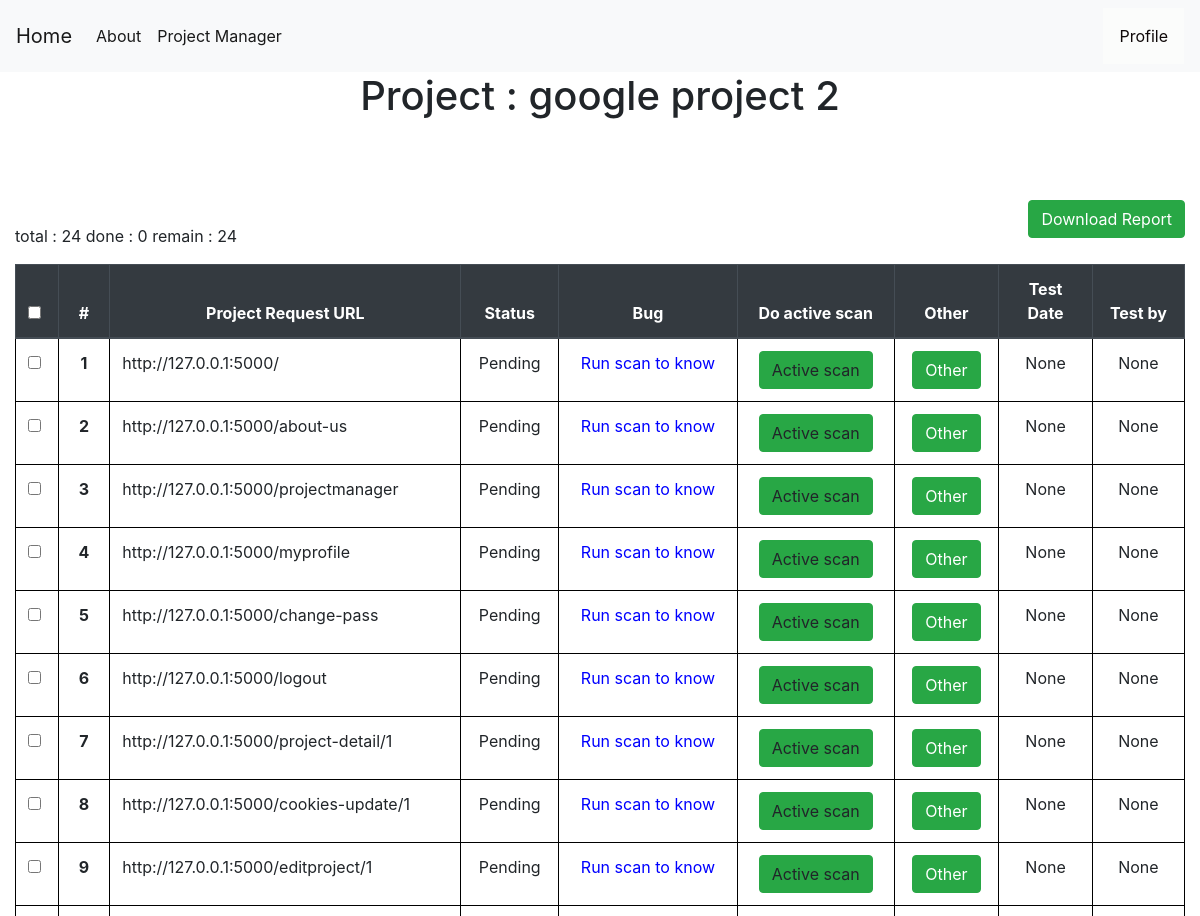
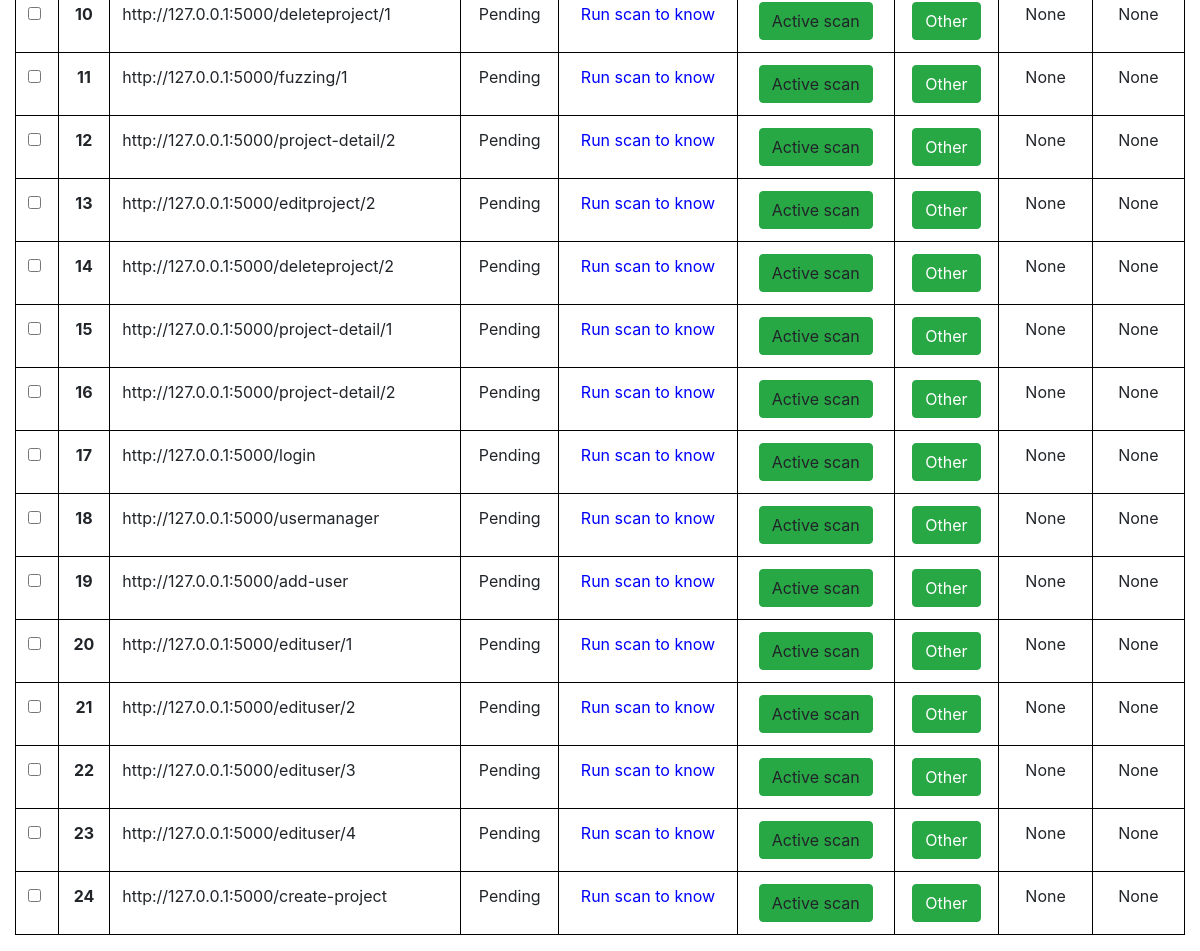
/project-detail/1 (signed in), run on the app's committed database (2 pictures, top to bottom).
### tables this page shows
CREATE TABLE projects (
    projectid INTEGER PRIMARY KEY AUTOINCREMENT,
    projectname TEXT NOT NULL,
    startdate date NOT NULL,
    enddate date,
    vunls int,
    target text not null,
    securitylevel TEXT,
    manager TEXT ,
    pentester TEXT ,
    status TEXT NOT NULL,
    create_by INTEGER ,
    isspider INTEGER,
    isfuzzing INTEGER,
    login INTEGER NOT NULL,
    isconfig INTEGER NOT NULL DEFAULT 0,
    FOREIGN KEY (pentester) REFERENCES users(userid) ON DELETE CASCADE
    FOREIGN KEY (manager) REFERENCES users(userid) ON DELETE CASCADE
    FOREIGN KEY (create_by) REFERENCES users(userid) ON DELETE CASCADE
);

CREATE TABLE requests (
    requestid INTEGER PRIMARY KEY AUTOINCREMENT,
    projectid INTEGER NOT NULL,
    requesturl TEXT NOT NULL,
    status TEXT NOT NULL,
    bug TEXT,
    isscan INTEGER ,
    pentester TEXT ,
    testdate DATE,
    FOREIGN KEY (pentester) REFERENCES users(userid) ON DELETE CASCADE
    FOREIGN KEY (projectid) REFERENCES projects(projectid) ON DELETE CASCADE
);

### app.py (the view)
@app.route('/project-detail/<int:id>', methods=('GET', 'POST'))
def project_detail(id):
    msg = ''
    conn = get_db_connection()
    if session["userid"] == None:
        return redirect(url_for('login'))
    currentuser = get_current_user()
    project = conn.execute('SELECT * FROM projects WHERE projectid = ?',(id,)).fetchone()
    if currentuser["username"] != project["pentester"]:
        if currentuser["username"] == project["manager"]:
            print("")
        else:
            return render_template('403.html',)
    conn = get_db_connection()
    users = conn.execute('SELECT * FROM users',).fetchall()
    havebugs = conn.execute('SELECT * FROM requests,bugs WHERE requests.requestid = bugs.requestid AND projectid = ? AND bugs.requestid in (SELECT requestid FROM bugs) GROUP BY bugs.requestid',(id,)).fetchall()
    requests = conn.execute('SELECT * FROM requests WHERE projectid = ?',(id,)).fetchall()
    total = conn.execute('SELECT count(requestid) FROM requests WHERE projectid = ?',(id,)).fetchone()
    totalrequest = total["count(requestid)"]
    done = conn.execute('SELECT count(requestid) FROM requests WHERE status = ? AND projectid = ?',("Done",id,)).fetchone()
    donerequest = done["count(requestid)"]
    remain = total["count(requestid)"] - done["count(requestid)"]
    if remain == 0 and totalrequest != 0:
        updateprj = conn.execute('UPDATE projects SET status = ?,enddate= ? WHERE projectid = ?',("Done",datetime.today().strftime('%Y-%m-%d'),id,))
    conn.commit()
    conn.close()
    return render_template('project_detail.html',currentuser=currentuser,havebugs=havebugs,users=users,project=project,totalrequest=totalrequest,donerequest=donerequest,remain=remain,requests=requests,msg=msg)

### app.py (called while the page is built)
def get_db_connection():
    conn = sqlite3.connect('database.db')
    conn.row_factory = sqlite3.Row
    return conn

def get_current_user():
    userid = session["userid"]
    conn = get_db_connection()
    user = conn.execute('SELECT * FROM users WHERE userid = ?',(userid,)).fetchone()
    conn.commit()
    conn.close()
    return user

### templates/project_detail.html (shortened to what this page needs)
{% extends 'base.html' %}
{% block content %}
    <center><h1>{% block title %} Project : {{project.projectname}}  {% endblock %}</h1></center>
    <link rel= "stylesheet" type= "text/css" href= "{{ url_for('static',filename='css/showuser.css') }}">
    <link rel= "stylesheet" type= "text/css" href= "{{ url_for('static',filename='css/loading.css') }}">
  <center>
    <a href="{{ url_for('download_report',id= project.projectid)}}" class="btn btn-success" style="float: right;" role="button" aria-pressed="true">Download Report</a>
</center></br>
<div>
  total : {{totalrequest}}
  done : {{donerequest}}
  remain : {{remain}}
</div>
<div>
    <table class="table" style="width:100%">
        <thead class="thead-dark" style="width:100%">
          <tr>
            <th>
            <input name="select-all" id="select-all" type="checkbox" value="" aria-label="" onClick="toggle(this)">
            </th>
            <th style="text-align: center" scope="col">#</th>
            <th style="text-align: center" cope="col">Project Request URL</th>
            <th style="text-align: center" scope="col">Status</th>
            <th style="text-align: center" scope="col">Bug</th>
            <th style="text-align: center" scope="col">Do active scan</th>
            <th style="text-align: center" scope="col">Other</th>
            <th style="text-align: center;width: 8%;" scope="col">Test Date</th>
            <th style="text-align: center" scope="col">Test by</th>
          </tr>
        </thead>
        <tbody>
        {% for request in requests %}
          <tr>
            <th>
              <input type="checkbox" id="checkboxNoLabel" value="request.requestid" aria-label="">
            </th>
            <th style="text-align: center" class="counterCell"></th>
            <td >{{ request.requesturl }}</td>
            <td style="text-align: center" >{{ request.status }}</td>
            {% if request.isscan == 1 %}
              {% if request.bug == "Bug Found"%}
            <th style="color:red;text-align: center;"scope="row"><a style="color:red" href="{{ url_for('bug_detail',id= request.requestid) }} ">{{ request.bug }}!</a></th>
              {%else%}
              <th style="text-align: center" style="color: red"scope="row"><a style="color:green">Safe</a></th>
              {% endif %}
            {% elif request.isscan != 1%}
              <td style="text-align: center"><a style="color:blue">Run scan to know</a></td>
            {% endif %}
            {% if request.isscan != 1 %}
            <td style="text-align: center" >
              <span style="float:center;">
              <a onclick="loadScreen({{request.requestid}})"class="btn btn-success">Active scan</a>
              </span>
            </td>
            {% else %}
            <td style="text-align: center" >
              <span style="float:center;">
              Had been scanned
              </span>
            </td>
            {% endif %}
            <td style="text-align: center" class="align-middle" >
              <div style="float:center;" class="dropdown">
                <button class="btn btn-success" class="dropbtn">Other</button>
              </div>
            </td>
            <td style="text-align: center">{{ request.testdate }}</td>
            <td style="text-align: center">{{ request.pentester }}</td>
          {% endfor %}
        </tbody>
      </table>
    </div>
{% endblock %}

### static/css/style.css (style rules this page uses)
table, th, td { border: 1px solid black; }
body { min-height: 100vh; height: 100%; margin: 0; z-index: 10; display: grid; grid-template-rows: auto 1fr auto; }
body { display: flex; flex-direction: column; }
.dropdown { position: relative; display: inline-block; }

### static/css/showuser.css (style rules this page uses)
table { counter-reset: tableCount; }
.counterCell:before { content: counter(tableCount); counter-increment: tableCount; }

### data on the page
projects: projectname "google project 2"
requests: requesturl "http://127.0.0.1:5000/", status "Pending", isscan "Run scan to know", testdate "None", pentester "None"
requests: requesturl "http://127.0.0.1:5000/about-us", status "Pending", isscan "Run scan to know", testdate "None", pentester "None"
requests: requesturl "http://127.0.0.1:5000/projectmanager", status "Pending", isscan "Run scan to know", testdate "None", pentester "None"
requests: requesturl "http://127.0.0.1:5000/myprofile", status "Pending", isscan "Run scan to know", testdate "None", pentester "None"
requests: requesturl "http://127.0.0.1:5000/change-pass", status "Pending", isscan "Run scan to know", testdate "None", pentester "None"
requests: requesturl "http://127.0.0.1:5000/logout", status "Pending", isscan "Run scan to know", testdate "None", pentester "None"
requests: requesturl "http://127.0.0.1:5000/project-detail/1", status "Pending", isscan "Run scan to know", testdate "None", pentester "None"
requests: requesturl "http://127.0.0.1:5000/cookies-update/1", status "Pending", isscan "Run scan to know", testdate "None", pentester "None"
requests: requesturl "http://127.0.0.1:5000/editproject/1", status "Pending", isscan "Run scan to know", testdate "None", pentester "None"
requests: requesturl "http://127.0.0.1:5000/deleteproject/1", status "Pending", isscan "Run scan to know", testdate "None", pentester "None"
requests: requesturl "http://127.0.0.1:5000/fuzzing/1", status "Pending", isscan "Run scan to know", testdate "None", pentester "None"
requests: requesturl "http://127.0.0.1:5000/project-detail/2", status "Pending", isscan "Run scan to know", testdate "None", pentester "None"
requests: requesturl "http://127.0.0.1:5000/editproject/2", status "Pending", isscan "Run scan to know", testdate "None", pentester "None"
requests: requesturl "http://127.0.0.1:5000/deleteproject/2", status "Pending", isscan "Run scan to know", testdate "None", pentester "None"
requests: requesturl "http://127.0.0.1:5000/project-detail/1", status "Pending", isscan "Run scan to know", testdate "None", pentester "None"
requests: requesturl "http://127.0.0.1:5000/project-detail/2", status "Pending", isscan "Run scan to know", testdate "None", pentester "None"
requests: requesturl "http://127.0.0.1:5000/login", status "Pending", isscan "Run scan to know", testdate "None", pentester "None"
requests: requesturl "http://127.0.0.1:5000/usermanager", status "Pending", isscan "Run scan to know", testdate "None", pentester "None"
requests: requesturl "http://127.0.0.1:5000/add-user", status "Pending", isscan "Run scan to know", testdate "None", pentester "None"
requests: requesturl "http://127.0.0.1:5000/edituser/1", status "Pending", isscan "Run scan to know", testdate "None", pentester "None"
requests: requesturl "http://127.0.0.1:5000/edituser/2", status "Pending", isscan "Run scan to know", testdate "None", pentester "None"
requests: requesturl "http://127.0.0.1:5000/edituser/3", status "Pending", isscan "Run scan to know", testdate "None", pentester "None"
requests: requesturl "http://127.0.0.1:5000/edituser/4", status "Pending", isscan "Run scan to know", testdate "None", pentester "None"
requests: requesturl "http://127.0.0.1:5000/create-project", status "Pending", isscan "Run scan to know", testdate "None", pentester "None"

### other printed values
{{ totalrequest }} "24"
{{ donerequest }} "0"
{{ remain }} "24"
